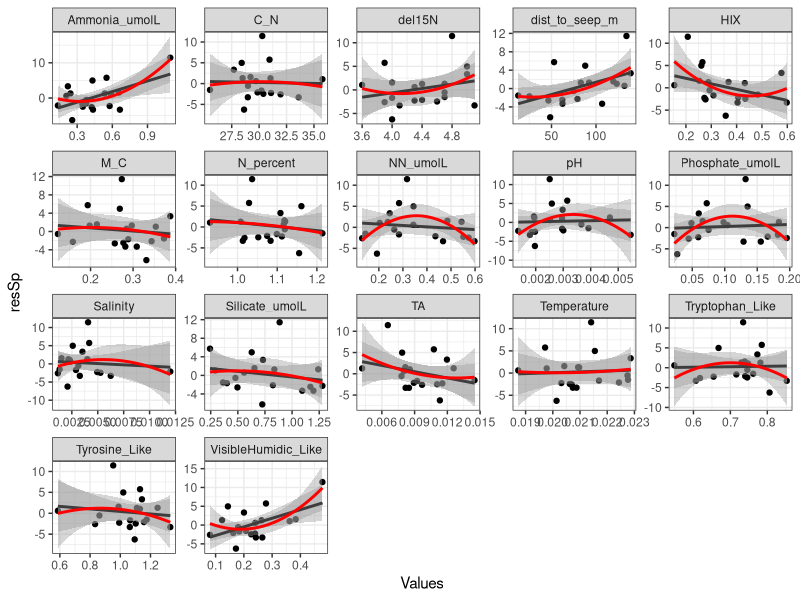
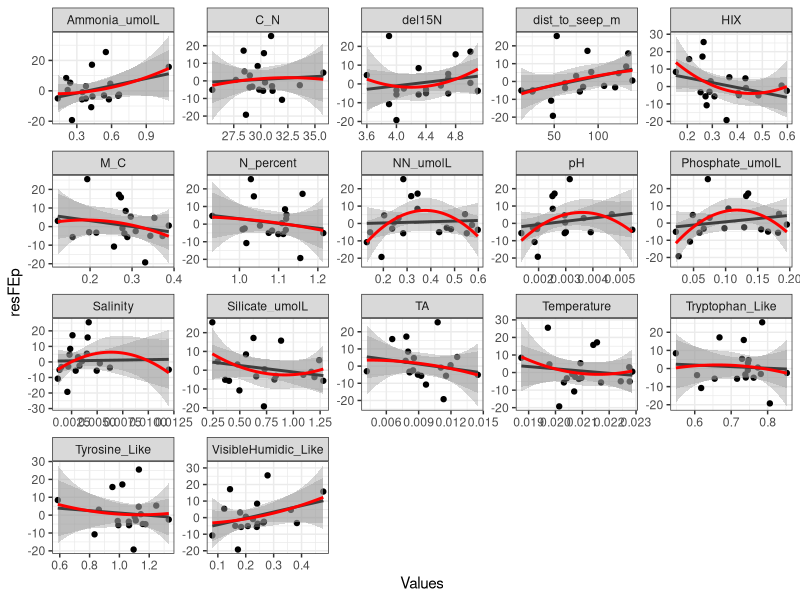
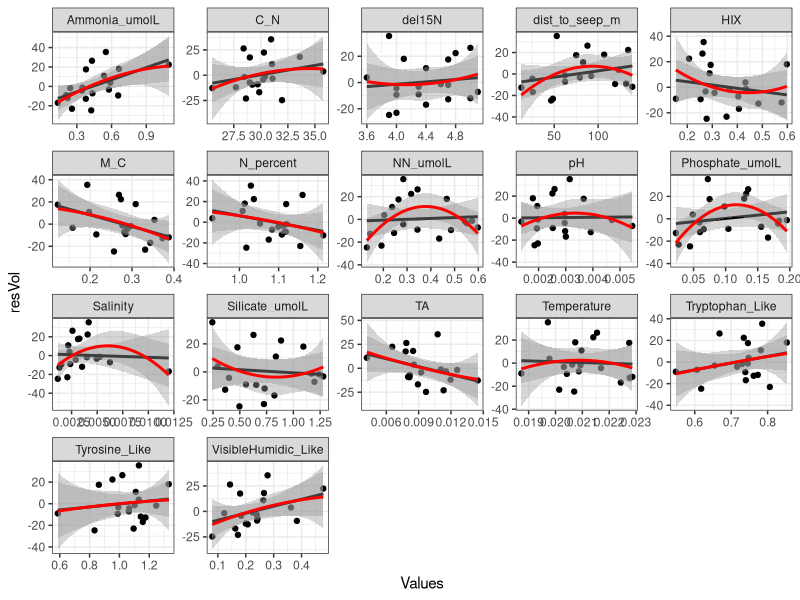
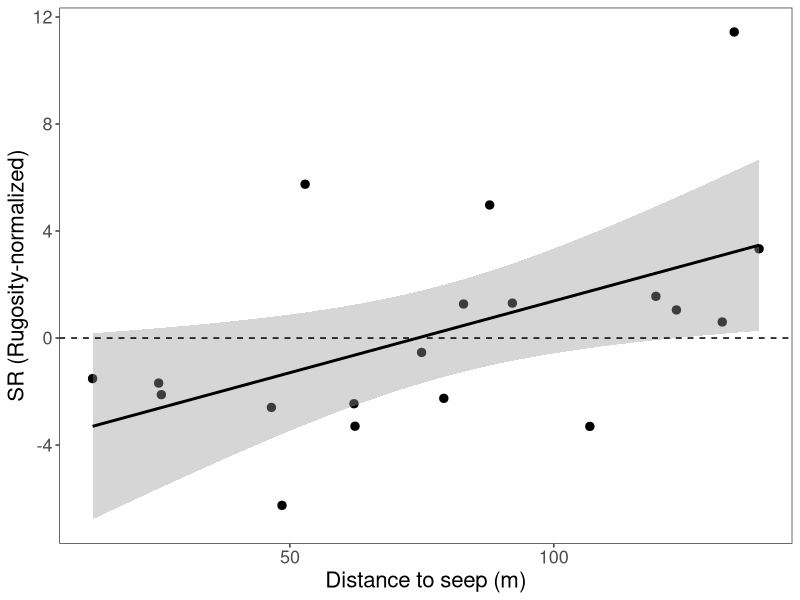
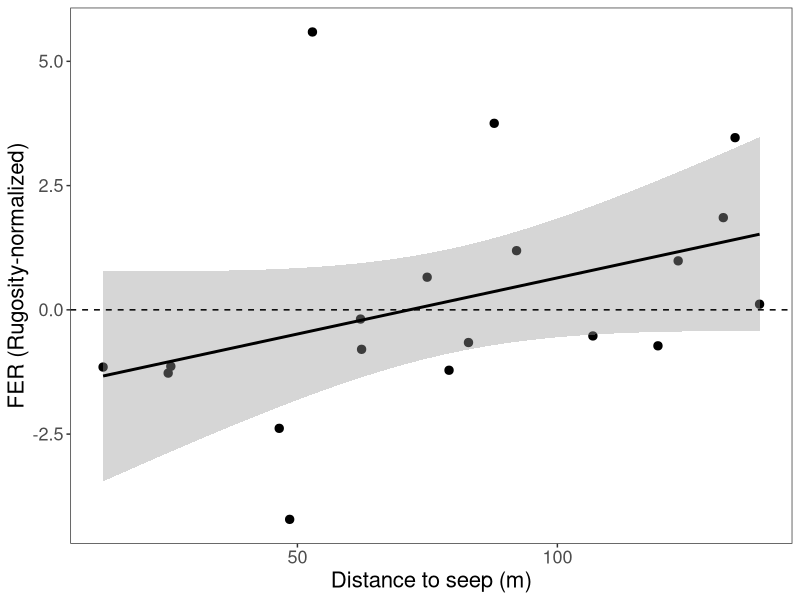
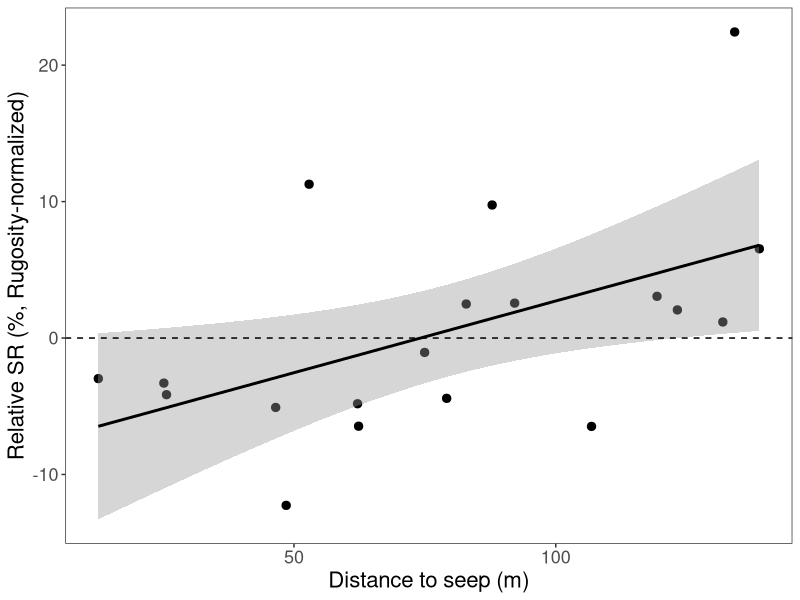
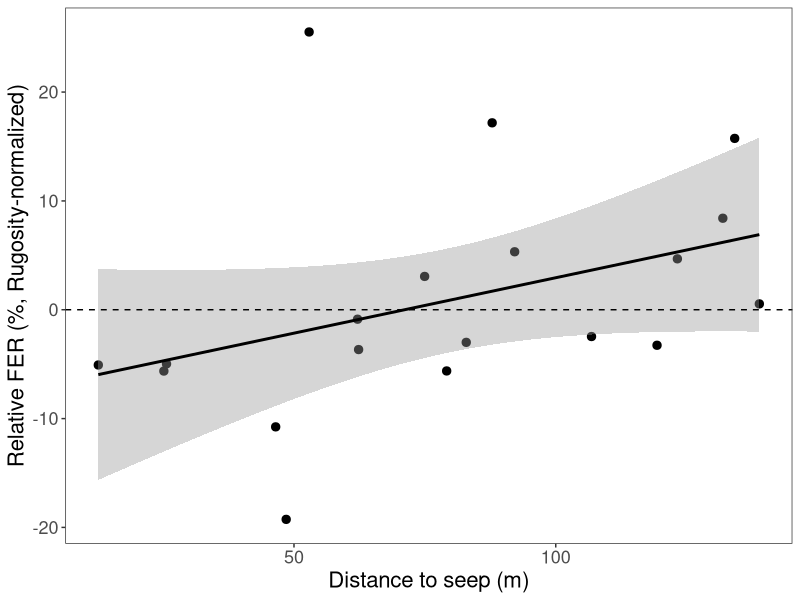
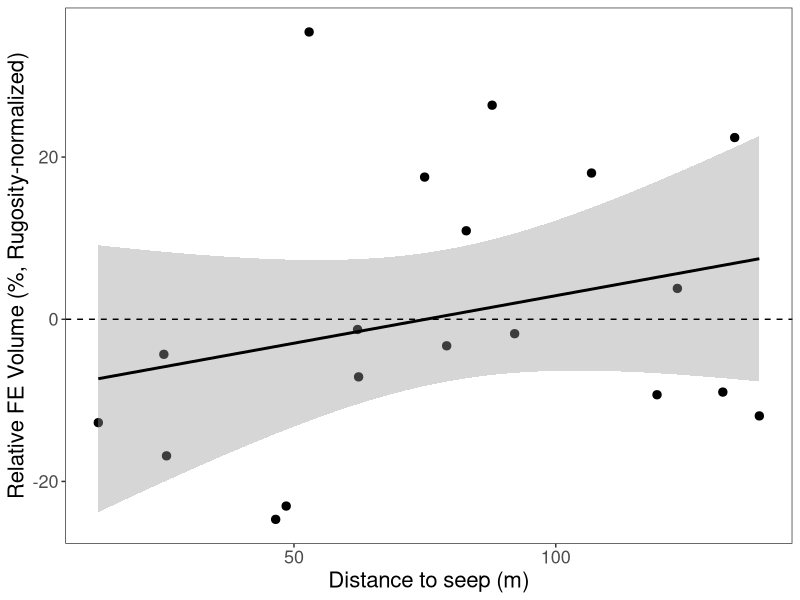

Recreate these plots in R, in order.
#### Linear Regressions of Fric and Fric residuals
### species richness, functional entity richness, and functional volume

### Created by Danielle Barnas
### Created on February 26, 2023


library(tidyverse)
library(here)
library(ggrepel)
library(patchwork)

Fric <- read_csv(here("Data", "Sp_FE_Vol.csv"))
resFric <- read_csv(here("Data", "Sp_FE_Vol_res.csv"))
meta <- read_csv(here("Data", "Full_Metadata.csv"))
chem <- read_csv(here("Data","Biogeochem", "Nutrients_Processed_All.csv")) %>%
  filter(Season == "Dry") %>%
  filter(Location == "Varari",
         CowTagID != "V13" &
           CowTagID != "VSEEP") %>%
  select(CowTagID, Parameters, CVSeasonal) %>%
  pivot_wider(names_from = Parameters, values_from = CVSeasonal)


### Join Sp and FE and Vol4D with metadata
reg.Fric <- resFric %>%
  as_tibble() %>%
  left_join(meta) %>%
  filter(CowTagID != "VSEEP" &
           CowTagID != "V13")
  #mutate(meanRugosity = if_else(CowTagID == "VSEEP", 0.97, meanRugosity))




### Calculate regressions again with Residuals (remove structure/substrate)

#fit model: linear relationship
resModSpR <- lm(NbSp ~ meanRugosity, data=reg.Fric) # species richness
resModFER <- lm(NbFEs ~ meanRugosity, data=reg.Fric) # entity richness
resModSpRp <- lm(NbSpP ~ meanRugosity, data=reg.Fric) # relative species richness
resModFERp <- lm(NbFEsP ~ meanRugosity, data=reg.Fric) # relative entity richness
resModVol <- lm(Vol8D ~ meanRugosity, data=reg.Fric) # relative entity volume

#view model summary
summary(resModSpRp) # ** strong significance
summary(resModFERp) # *** strong significance
summary(resModVol) # * 0.49 weak significance

# use above to justify use of resFric
resFric <- reg.Fric %>%
  left_join(chem)

## WHEN SEEP IS REMOVED, DIST TO SEEP IS NO LONGER SIGNIFICANT FOR ALL PARAMETERS
## PHOSPHATE AND NN SIGNIFICANT FOR ALL (POLYNOMIAL): increase Rich and Vol with elevating NN and Phosphate, then rich and vol drop off
## SpR: increase with increasing ammonia and visible humidics
## Vol: Decrease with increasing M_C, Inc with Inc Ammonia, Inc with elevating Salinity, then vol drops again

#check residuals against other parameters
resFric %>%
  pivot_longer(cols = c(del15N:N_percent, dist_to_seep_m, Salinity:Tyrosine_Like), names_to = "Parameters", values_to = "Values") %>%
  ggplot(aes(x = Values, y = resSp)) +
  geom_point() +
  geom_smooth(method = "lm", formula = "y~x", color = "black") +
  geom_smooth(method = "lm", formula = "y~poly(x,2)", color = "red") +
  facet_wrap(~Parameters, scales = "free") +
  theme_bw()
summary(lm(data = resFric, resSpp ~ dist_to_seep_m)) # *
summary(lm(data = resFric, resSpp ~ Ammonia_umolL)) # *
summary(lm(data = resFric, resSpp ~ VisibleHumidic_Like)) # *
summary(lm(data = resFric, resSpp ~ poly(Phosphate_umolL,2))) # *
summary(lm(data = resFric, resSpp~ poly(NN_umolL,2))) # *




resFric %>%
  pivot_longer(cols = c(del15N:N_percent, dist_to_seep_m, Salinity:Tyrosine_Like), names_to = "Parameters", values_to = "Values") %>%
  ggplot(aes(x = Values, y = resFEp)) +
  geom_point() +
  geom_smooth(method = "lm", formula = "y~x", color = "black") +
  geom_smooth(method = "lm", formula = "y~poly(x,2)", color = "red") +
  facet_wrap(~Parameters, scales = "free") +
  theme_bw()
summary(lm(data = resFric, resFEp ~ dist_to_seep_m)) # NS
summary(lm(data = resFric, resFEp ~ poly(NN_umolL,2))) # *
summary(lm(data = resFric, resFEp ~ poly(Phosphate_umolL,2))) # *

resFric %>%
  pivot_longer(cols = c(del15N:N_percent, dist_to_seep_m, Salinity:Tyrosine_Like), names_to = "Parameters", values_to = "Values") %>%
  ggplot(aes(x = Values, y = resVol)) +
  geom_point() +
  geom_smooth(method = "lm", formula = "y~x", color = "black") +
  geom_smooth(method = "lm", formula = "y~poly(x,2)", color = "red") +
  facet_wrap(~Parameters, scales = "free") +
  theme_bw()
summary(lm(data = resFric, resVol ~ dist_to_seep_m)) # NS
summary(lm(data = resFric, resVol ~ Ammonia_umolL)) # *
summary(lm(data = resFric, resVol ~ poly(NN_umolL,2))) # *
summary(lm(data = resFric, resVol ~ poly(Phosphate_umolL,2))) # *
summary(lm(data = resFric, resVol ~ poly(Salinity,2))) # *

#plot predictor variable vs. standardized residuals

# isolate seep point
# ptseep <- Fric %>%
#   filter(CowTagID == "VSEEP")



#####################################################################
### DISTANCE TO SEEP
#####################################################################

## Raw richness residuals
rug_res_SpR_plot <- resFric %>%
  ggplot(aes(x = dist_to_seep_m,
             y = resSp)) +
  geom_point(size = 2.5) +
  # geom_point(data = ptseep,
  #            aes(x = dist_to_seep_m,
  #                y = resSpR),
  #            shape = 23,
  #            size = 5,
  #            color = "black",
  #            fill = "black") + # add seep point as icon
  geom_smooth(method = "lm", color = "black") +
  theme_bw() +
  theme(axis.title = element_text(size = 16),
        axis.text = element_text(size = 13)) +
  geom_hline(yintercept = 0, linetype = "dashed") +
  theme(panel.grid = element_blank()) +
  labs(y = "SR (Rugosity-normalized)",
       x = "Distance to seep (m)")
rug_res_SpR_plot

rug_res_FER_plot <- resFric %>%
  ggplot(aes(x = dist_to_seep_m,
             y = resFE)) +
  geom_point(size = 2.5) +
  geom_smooth(method = "lm", color = "black") +
  theme_bw() +
  theme(axis.title = element_text(size = 16),
        axis.text = element_text(size = 13)) +
  geom_hline(yintercept = 0, linetype = "dashed") +
  theme(panel.grid = element_blank()) +
  labs(y = "FER (Rugosity-normalized)",
       x = "Distance to seep (m)")
rug_res_FER_plot

## Relative richness and volume residuals
rug_res_SpRp_plot <- resFric %>%
  ggplot(aes(x = dist_to_seep_m,
             y = resSpp)) +
  geom_point(size = 2.5) +
  geom_smooth(method = "lm", color = "black") +
  theme_bw() +
  theme(axis.title = element_text(size = 16),
        axis.text = element_text(size = 13)) +
  geom_hline(yintercept = 0, linetype = "dashed") +
  theme(panel.grid = element_blank()) +
  labs(y = "Relative SR (%, Rugosity-normalized)",
       x = "Distance to seep (m)")
rug_res_SpRp_plot

rug_res_FERp_plot <- resFric %>%
  ggplot(aes(x = dist_to_seep_m,
             y = resFEp)) +
  geom_point(size = 2.5) +
  geom_smooth(method = "lm", color = "black") +
  theme_bw() +
  theme(axis.title = element_text(size = 16),
        axis.text = element_text(size = 13)) +
  geom_hline(yintercept = 0, linetype = "dashed") +
  theme(panel.grid = element_blank()) +
  labs(y = "Relative FER (%, Rugosity-normalized)",
       x = "Distance to seep (m)")
rug_res_FERp_plot

rug_res_Vol_plot <- resFric %>%
  ggplot(aes(x = dist_to_seep_m,
             y = resVol)) +
  geom_point(size = 2.5) +
  geom_smooth(method = "lm", color = "black") +
  theme_bw() +
  theme(axis.title = element_text(size = 16),
        axis.text = element_text(size = 13)) +
  geom_hline(yintercept = 0, linetype = "dashed") +
  theme(panel.grid = element_blank()) +
  labs(y = "Relative FE Volume (%, Rugosity-normalized)",
       x = "Distance to seep (m)")
rug_res_Vol_plot



### Save patched plots
plot1 <- rug_res_SpR_plot + rug_res_FER_plot
plot1
ggsave(here("Output", "PaperFigures", "lm_rich_residuals_dist.png"), plot1, height = 6, width = 10)


plot2 <- rug_res_SpRp_plot + rug_res_FERp_plot + rug_res_Vol_plot
plot2

ggsave(here("Output", "PaperFigures", "lm_relative_residuals_dist.png"), plot2, height = 6, width = 10)

#####################################################################
### PHOSPHATE
#####################################################################

## Raw richness residuals
rug_res_SpR_plot <- resFric %>%
  ggplot(aes(x = Phosphate_umolL,
             y = resSp)) +
  geom_point(size = 2.5) +
  geom_smooth(method = "lm", formula = "y~poly(x,2)", color = "black") +
  theme_bw() +
  theme(axis.title = element_text(size = 16),
        axis.text = element_text(size = 13)) +
  geom_hline(yintercept = 0, linetype = "dashed") +
  theme(panel.grid = element_blank()) +
  labs(y = "SR (Rugosity-normalized)",
       x = "CV of Phosphate (umol/L)")
rug_res_SpR_plot

rug_res_FER_plot <- resFric %>%
  ggplot(aes(x = Phosphate_umolL,
             y = resFE)) +
  geom_point(size = 2.5) +
  geom_smooth(method = "lm", formula = "y~poly(x,2)", color = "black") +
  theme_bw() +
  theme(axis.title = element_text(size = 16),
        axis.text = element_text(size = 13)) +
  geom_hline(yintercept = 0, linetype = "dashed") +
  theme(panel.grid = element_blank()) +
  labs(y = "FER (Rugosity-normalized)",
       x = "CV of Phosphate (umol/L)")
rug_res_FER_plot

## Relative richness and volume residuals
rug_res_SpRp_plot <- resFric %>%
  ggplot(aes(x = Phosphate_umolL,
             y = resSpp)) +
  geom_point(size = 2.5) +
  # geom_point(data = ptseep,
  #            aes(x = dist_to_seep_m,
  #                y = resSpR),
  #            shape = 23,
  #            size = 5,
  #            color = "black",
  #            fill = "black") + # add seep point as icon
  geom_smooth(method = "lm", formula = "y~poly(x,2)", color = "black") +
  theme_bw() +
  theme(axis.title = element_text(size = 16),
        axis.text = element_text(size = 13)) +
  geom_hline(yintercept = 0, linetype = "dashed") +
  theme(panel.grid = element_blank()) +
  labs(y = "Relative SR (%, Rugosity-normalized)",
       x = "CV of Phosphate (umol/L)")
rug_res_SpRp_plot

rug_res_FERp_plot <- resFric %>%
  ggplot(aes(x = Phosphate_umolL,
             y = resFEp)) +
  geom_point(size = 2.5) +
  geom_smooth(method = "lm", formula = "y~poly(x,2)", color = "black") +
  theme_bw() +
  theme(axis.title = element_text(size = 16),
        axis.text = element_text(size = 13)) +
  geom_hline(yintercept = 0, linetype = "dashed") +
  theme(panel.grid = element_blank()) +
  labs(y = "Relative FER (%, Rugosity-normalized)",
       x = "CV of Phosphate (umol/L)")
rug_res_FERp_plot

rug_res_Vol_plot <- resFric %>%
  ggplot(aes(x = Phosphate_umolL,
             y = resVol)) +
  geom_point(size = 2.5) +
  geom_smooth(method = "lm", formula = "y~poly(x,2)", color = "black") +
  theme_bw() +
  theme(axis.title = element_text(size = 16),
        axis.text = element_text(size = 13)) +
  geom_hline(yintercept = 0, linetype = "dashed") +
  theme(panel.grid = element_blank()) +
  labs(y = "Relative FE Volume (%, Rugosity-normalized)",
       x = "CV of Phosphate (umol/L)")
rug_res_Vol_plot



### Save patched plots
plot1 <- rug_res_SpR_plot + rug_res_FER_plot
plot1
ggsave(here("Output", "PaperFigures", "lm_rich_residuals_Phos.png"), plot1, height = 6, width = 10)


plot2 <- rug_res_SpRp_plot + rug_res_FERp_plot + rug_res_Vol_plot
plot2

ggsave(here("Output", "PaperFigures", "lm_relative_residuals_Phos.png"), plot2, height = 6, width = 10)


#####################################################################
### NITRATES + NITRITES
#####################################################################

## Raw richness residuals
rug_res_SpR_plot <- resFric %>%
  ggplot(aes(x = NN_umolL,
             y = resSp)) +
  geom_point(size = 2.5) +
  geom_smooth(method = "lm", formula = "y~poly(x,2)", color = "black") +
  theme_bw() +
  theme(axis.title = element_text(size = 16),
        axis.text = element_text(size = 13)) +
  geom_hline(yintercept = 0, linetype = "dashed") +
  theme(panel.grid = element_blank()) +
  labs(y = "SR (Rugosity-normalized)",
       x = "CV of NN (umol/L)")
rug_res_SpR_plot

rug_res_FER_plot <- resFric %>%
  ggplot(aes(x = NN_umolL,
             y = resFE)) +
  geom_point(size = 2.5) +
  geom_smooth(method = "lm", formula = "y~poly(x,2)", color = "black") +
  theme_bw() +
  theme(axis.title = element_text(size = 16),
        axis.text = element_text(size = 13)) +
  geom_hline(yintercept = 0, linetype = "dashed") +
  theme(panel.grid = element_blank()) +
  labs(y = "FER (Rugosity-normalized)",
       x = "CV of NN (umol/L)")
rug_res_FER_plot

## Relative richness and volume residuals
rug_res_SpRp_plot <- resFric %>%
  ggplot(aes(x = NN_umolL,
             y = resSpp)) +
  geom_point(size = 2.5) +
  geom_smooth(method = "lm", formula = "y~poly(x,2)", color = "black") +
  theme_bw() +
  theme(axis.title = element_text(size = 16),
        axis.text = element_text(size = 13)) +
  geom_hline(yintercept = 0, linetype = "dashed") +
  theme(panel.grid = element_blank()) +
  labs(y = "Relative SR (%, Rugosity-normalized)",
       x = "CV of NN (umol/L)")
rug_res_SpRp_plot

rug_res_FERp_plot <- resFric %>%
  ggplot(aes(x = NN_umolL,
             y = resFEp)) +
  geom_point(size = 2.5) +
  geom_smooth(method = "lm", formula = "y~poly(x,2)", color = "black") +
  theme_bw() +
  theme(axis.title = element_text(size = 16),
        axis.text = element_text(size = 13)) +
  geom_hline(yintercept = 0, linetype = "dashed") +
  theme(panel.grid = element_blank()) +
  labs(y = "Relative FER (%, Rugosity-normalized)",
       x = "CV of NN (umol/L)")
rug_res_FERp_plot

rug_res_Vol_plot <- resFric %>%
  ggplot(aes(x = NN_umolL,
             y = resVol)) +
  geom_point(size = 2.5) +
  geom_smooth(method = "lm", formula = "y~poly(x,2)", color = "black") +
  theme_bw() +
  theme(axis.title = element_text(size = 16),
        axis.text = element_text(size = 13)) +
  geom_hline(yintercept = 0, linetype = "dashed") +
  theme(panel.grid = element_blank()) +
  labs(y = "Relative FE Volume (%, Rugosity-normalized)",
       x = "CV of NN (umol/L)")
rug_res_Vol_plot



### Save patched plots
plot1 <- rug_res_SpR_plot + rug_res_FER_plot
plot1
ggsave(here("Output", "PaperFigures", "lm_rich_residuals_NN.png"), plot1, height = 6, width = 10)


plot2 <- rug_res_SpRp_plot + rug_res_FERp_plot + rug_res_Vol_plot
plot2

ggsave(here("Output", "PaperFigures", "lm_relative_residuals_NN.png"), plot2, height = 6, width = 10)



# ratio of FE:Sp richness ~ distance to seep INCLUDING SEEP
# value of 1 would show that each species has its own function, and any lower values show lower functional diversity

chem <- read_csv(here("Data","Biogeochem", "Nutrients_Processed_All.csv")) %>%
  filter(Season == "Dry") %>%
  filter(Location == "Varari",
         CowTagID != "V13") %>%
  select(CowTagID, Parameters, CVSeasonal) %>%
  pivot_wider(names_from = Parameters, values_from = CVSeasonal)
resFric <- read_csv(here("Data", "Sp_FE_Vol_res.csv")) %>%
  as_tibble() %>%
  left_join(meta) %>%
  left_join(chem) %>%
  filter(CowTagID != "V13")

nnRat <- resFric %>%
  ggplot(aes(x = NN_umolL,
             y = NbFEs / NbSp)) +
  geom_point(size = 2.5) +
  geom_smooth(method = "lm", formula = "y~x", color = "black") +
  theme_bw() +
  theme(axis.title = element_text(size = 16),
        axis.text = element_text(size = 13)) +
  geom_hline(yintercept = 0, linetype = "dashed") +
  theme(panel.grid = element_blank()) +
  labs(y = "FE / Sp",
       x = "CV of NN (umol/L)") +
  ylim(min = 0, max = 1) +
  labs(y = "")

pRat <- resFric %>%
  ggplot(aes(x = Phosphate_umolL,
             y = NbFEs / NbSp)) +
  geom_point(size = 2.5) +
  geom_smooth(method = "lm", formula = "y~x", color = "black") +
  theme_bw() +
  theme(axis.title = element_text(size = 16),
        axis.text = element_text(size = 13)) +
  geom_hline(yintercept = 0, linetype = "dashed") +
  theme(panel.grid = element_blank()) +
  labs(y = "FE / Sp",
       x = "CV of Phosphate (umol/L)") +
  ylim(min = 0, max = 1) +
  labs(y = "")


dRat <- resFric %>%
  ggplot(aes(x = dist_to_seep_m,
             y = NbFEs / NbSp)) +
  geom_point(size = 2.5) +
  geom_smooth(method = "lm", formula = "y~x", color = "black") +
  theme_bw() +
  theme(axis.title = element_text(size = 16),
        axis.text = element_text(size = 13)) +
  geom_hline(yintercept = 0, linetype = "dashed") +
  theme(panel.grid = element_blank()) +
  labs(y = "FE / Sp",
       x = "Distance to seep (m)") +
  ylim(min = 0, max = 1)

dRat + pRat + nnRat+
  plot_annotation(tag_levels = 'A')

summary(lm(data = resFric, (NbFEs / NbSp) ~ dist_to_seep_m))
summary(lm(data = resFric, (NbFEs / NbSp) ~ NN_umolL))
summary(lm(data = resFric, (NbFEs / NbSp) ~ Phosphate_umolL))
## Can use the three values above, and also community composition: either relative abundance or presence-absence
## then can do a permanova / nMDS of community comp with the volume / FErichness

